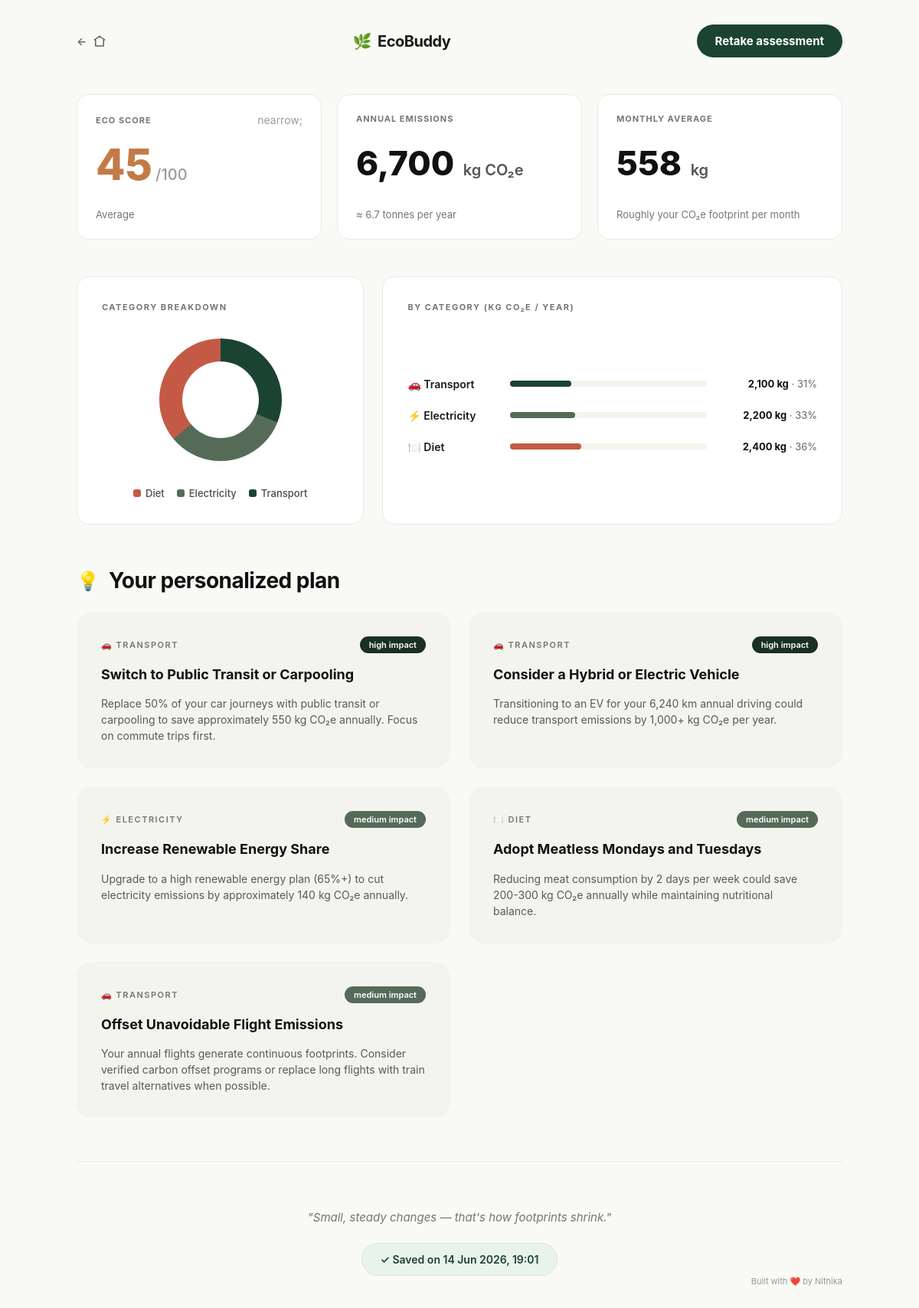
Page /report/3 on the committed database.
### tables this page shows
CREATE TABLE reports (
            id INTEGER PRIMARY KEY AUTOINCREMENT,
            eco_score INTEGER,
            score_grade TEXT,
            annual_emissions INTEGER,
            monthly_average INTEGER,
            tonnes_per_year REAL,
            transport_total INTEGER,
            electricity_total INTEGER,
            diet_lifestyle_total INTEGER,
            trans_pct INTEGER,
            elec_pct INTEGER,
            diet_pct INTEGER,
            saved_date TEXT
        );

### app.py (the view)
@app.route('/report/<int:report_id>')
def view_report(report_id):
    conn = sqlite3.connect('ecobuddy.db')
    conn.row_factory = sqlite3.Row
    cursor = conn.cursor()
    cursor.execute(
        'SELECT * FROM reports WHERE id = ?',
        (report_id,)
    )
    report = cursor.fetchone()
    conn.close()
    if report is None:
        return "Report not found", 404
    return render_template(
    'result.html',
    eco_score=report['eco_score'],
    score_grade=report['score_grade'],
    score_color=(
        "#1A3020" if report['eco_score'] >= 80
        else "#556B58" if report['eco_score'] >= 60
        else "#C47A46" if report['eco_score'] >= 40
        else "#C45A46"
    ),
    annual_emissions="{:,}".format(report['annual_emissions']),
    monthly_average="{:,}".format(report['monthly_average']),
    tonnes_per_year=report['tonnes_per_year'],
    transport_total="{:,}".format(report['transport_total']),
    electricity_total="{:,}".format(report['electricity_total']),
    diet_lifestyle_total="{:,}".format(report['diet_lifestyle_total']),
    trans_pct=report['trans_pct'],
    elec_pct=report['elec_pct'],
    diet_pct=report['diet_pct'],
    trans_bar_color="#1B4332",
    elec_bar_color="#556B58",
    diet_bar_color="#C45A46",
    report_data=dict(report),
    is_saved_report=True,
    saved_date=report['saved_date'],
)

### templates/result.html (shortened to what this page needs)
<!DOCTYPE html>
<html lang="en">
<head>
    <link href="https://googleapis.com/css2?family=Inter:wght@400;500;600;700;800&display=swap" rel="stylesheet">
    <link rel="stylesheet" href="{{ url_for('static', filename='style.css') }}">
</head>
<body class="premium-report-body">
    <div class="luxury-report-wrapper">
<div class="luxury-navbar">
    <a href="/" class="home-btn"> <span>←</span>
    <svg xmlns="http://www.w3.org/2000/svg" width="20" height="20"
         viewBox="0 0 24 24" fill="none" stroke="currentColor"
         stroke-width="2" stroke-linecap="round" stroke-linejoin="round">
        <path d="M3 9.5L12 3l9 6.5"></path>
        <path d="M5 10v10h14V10"></path>
    </svg>
</a>
    <div class="luxury-logo result-logo">
        <span class="logo-leaf-icon">🌿</span>EcoBuddy
    </div>
    <a href="/assessment" class="subtle-retake-btn">
        Retake assessment
    </a>
</div>
        <div class="luxury-metrics-grid">
            <div class="luxury-card">
                <div class="luxury-card-header">
                    <span class="luxury-card-label">ECO SCORE</span>
                    <span class="luxury-card-arrow">nearrow;</span>
                </div>
                <div class="luxury-card-value">
                    <span class="huge-score-text" style="color: {{ score_color }};">{{ eco_score }}</span><span class="max-score-marker"> /100</span>
                </div>
                <div class="luxury-card-footer-lbl">{{ score_grade }}</div>
            </div>
            <div class="luxury-card">
                <div class="luxury-card-header">
                    <span class="luxury-card-label">ANNUAL EMISSIONS</span>
                </div>
                <div class="luxury-card-value">
                    <span class="compact-metric-text">{{ annual_emissions }} <span class="inline-unit-text">kg CO₂e</span></span>
                </div>
                <div class="luxury-card-footer-lbl">≈ {{ tonnes_per_year }} tonnes per year</div>
            </div>
            <div class="luxury-card">
                <div class="luxury-card-header">
                    <span class="luxury-card-label">MONTHLY AVERAGE</span>
                </div>
                <div class="luxury-card-value">
                    <span class="compact-metric-text">{{ monthly_average }} <span class="inline-unit-text">kg</span></span>
                </div>
                <div class="luxury-card-footer-lbl">Roughly your CO₂e footprint per month</div>
            </div>
        </div>
        <div class="luxury-split-chart-wrapper">
            <div class="donut-chart-panel">
                <div class="chart-section-title">CATEGORY BREAKDOWN</div>
                <div class="donut-visual-container">
                    <div class="donut-graphic-circle" style="background: conic-gradient(
                        #1B4332 0% {{ trans_pct }}%,
                        #556B58 {{ trans_pct }}% {{ trans_pct + elec_pct }}%,
                        #C45A46 {{ trans_pct + elec_pct }}% 100%
                    );">
                        <div class="donut-hole-center"></div>
                    </div>
                </div>
                <div class="donut-legend-row">
                    <div class="legend-item"><span class="legend-dot dot-diet"></span>Diet</div>
                    <div class="legend-item"><span class="legend-dot dot-elec"></span>Electricity</div>
                    <div class="legend-item"><span class="legend-dot dot-trans"></span>Transport</div>
                </div>
            </div>
            <div class="progress-bars-panel">
                <div class="chart-section-title">BY CATEGORY (KG CO₂E / YEAR)</div>
                <div class="horizontal-chart-stack">
                    <div class="chart-grid-row">
                        <div class="chart-row-label">🚗 Transport</div>
                        <div class="chart-row-track-bar">
                            <div class="chart-row-fill" style="width: {{ trans_pct }}%; background-color: #1B4332;"></div>
                        </div>
                        <div class="chart-row-metrics"><strong>{{ transport_total }} kg</strong> · {{ trans_pct }}%</div>
                    </div>
                    <div class="chart-grid-row">
                        <div class="chart-row-label">⚡ Electricity</div>
                        <div class="chart-row-track-bar">
                            <div class="chart-row-fill" style="width: {{ elec_pct }}%; background-color: #556B58;"></div>
                        </div>
                        <div class="chart-row-metrics"><strong>{{ electricity_total }} kg</strong> · {{ elec_pct }}%</div>
                    </div>
                    <div class="chart-grid-row">
                        <div class="chart-row-label">🍽️ Diet</div>
                        <div class="chart-row-track-bar">
                            <div class="chart-row-fill" style="width: {{ diet_pct }}%; background-color: #C45A46;"></div>
                        </div>
                        <div class="chart-row-metrics"><strong>{{ diet_lifestyle_total }} kg</strong> · {{ diet_pct }}%</div>
                    </div>
                </div>
            </div>
        </div>
        <div class="luxury-plan-section">
            <div class="luxury-plan-title-row">
                <span class="plan-header-icon">💡</span>
                <h2>Your personalized plan</h2>
            </div>
            <div class="luxury-plan-grid-array">
                <div class="recommendation-grid-card">
                    <div class="rec-card-header-flex">
                        <span class="rec-category-badge">🚗 TRANSPORT</span>
                        <span class="rec-impact-pill impact-high">high impact</span>
                    </div>
                    <h3>Switch to Public Transit or Carpooling</h3>
                    <p>Replace 50% of your car journeys with public transit or carpooling to save approximately 550 kg CO₂e annually. Focus on commute trips first.</p>
                </div>
                <div class="recommendation-grid-card">
                    <div class="rec-card-header-flex">
                        <span class="rec-category-badge">🚗 TRANSPORT</span>
                        <span class="rec-impact-pill impact-high">high impact</span>
                    </div>
                    <h3>Consider a Hybrid or Electric Vehicle</h3>
                    <p>Transitioning to an EV for your 6,240 km annual driving could reduce transport emissions by 1,000+ kg CO₂e per year.</p>
                </div>
                <div class="recommendation-grid-card">
                    <div class="rec-card-header-flex">
                        <span class="rec-category-badge">⚡ ELECTRICITY</span>
                        <span class="rec-impact-pill impact-medium">medium impact</span>
                    </div>
                    <h3>Increase Renewable Energy Share</h3>
                    <p>Upgrade to a high renewable energy plan (65%+) to cut electricity emissions by approximately 140 kg CO₂e annually.</p>
                </div>
                <div class="recommendation-grid-card">
                    <div class="rec-card-header-flex">
                        <span class="rec-category-badge">🍽️ DIET</span>
                        <span class="rec-impact-pill impact-medium">medium impact</span>
                    </div>
                    <h3>Adopt Meatless Mondays and Tuesdays</h3>
                    <p>Reducing meat consumption by 2 days per week could save 200-300 kg CO₂e annually while maintaining nutritional balance.</p>
                </div>
                <div class="recommendation-grid-card">
                    <div class="rec-card-header-flex">
                        <span class="rec-category-badge">🚗 TRANSPORT</span>
                        <span class="rec-impact-pill impact-medium">medium impact</span>
                    </div>
                    <h3>Offset Unavoidable Flight Emissions</h3>
                    <p>Your annual flights generate continuous footprints. Consider verified carbon offset programs or replace long flights with train travel alternatives when possible.</p>
                </div>
            </div>
        </div>
        <div class="luxury-footer-block">
            <p class="luxury-quote">"Small, steady changes — that's how footprints shrink."</p>
            <div class="footer-actions">
    {% if not is_saved_report %}
        <form action="/save_report" method="POST">
            <button type="submit" class="save-report-btn">
                Save Report
            </button>
            </form>
            {% else %}
            <div class="saved-report-badge">
                ✓ Saved on {{ saved_date }}
            </div>
        {% endif %}
        </div>
        </div>
        <div class="luxury-watermark">
            Built with ❤️ by Nithika
        </div>
    </div>
</body>
</html>

### rows in the picture
reports: score_grade "Average", tonnes_per_year "6.7", saved_date "14 Jun 2026, 19:01"

### other values in the picture
{{ eco_score }} "45"
{{ annual_emissions }} "6,700"
{{ monthly_average }} "558"
{{ transport_total }} "2,100"
{{ trans_pct }} "31"
{{ electricity_total }} "2,200"
{{ elec_pct }} "33"
{{ diet_lifestyle_total }} "2,400"
{{ diet_pct }} "36"
